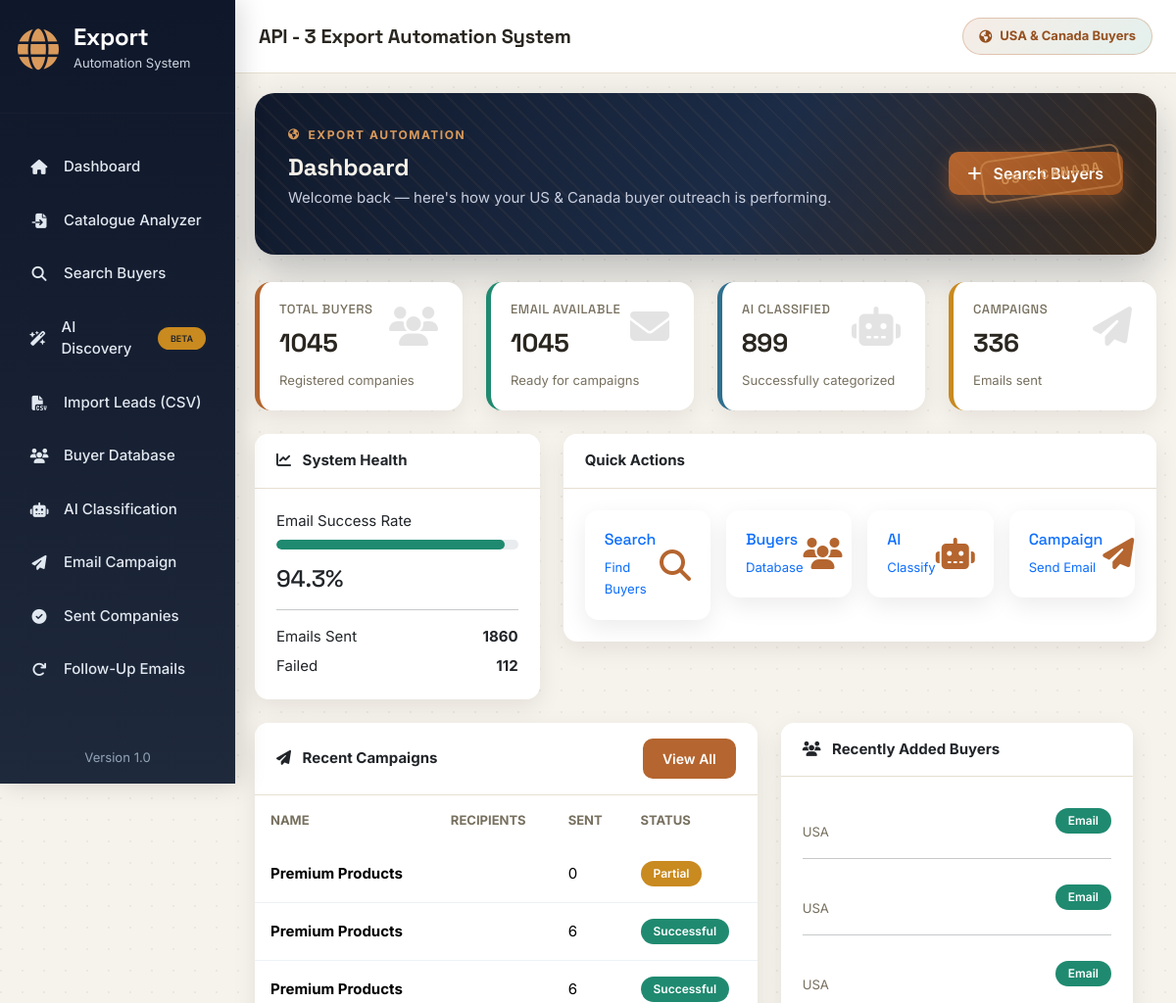
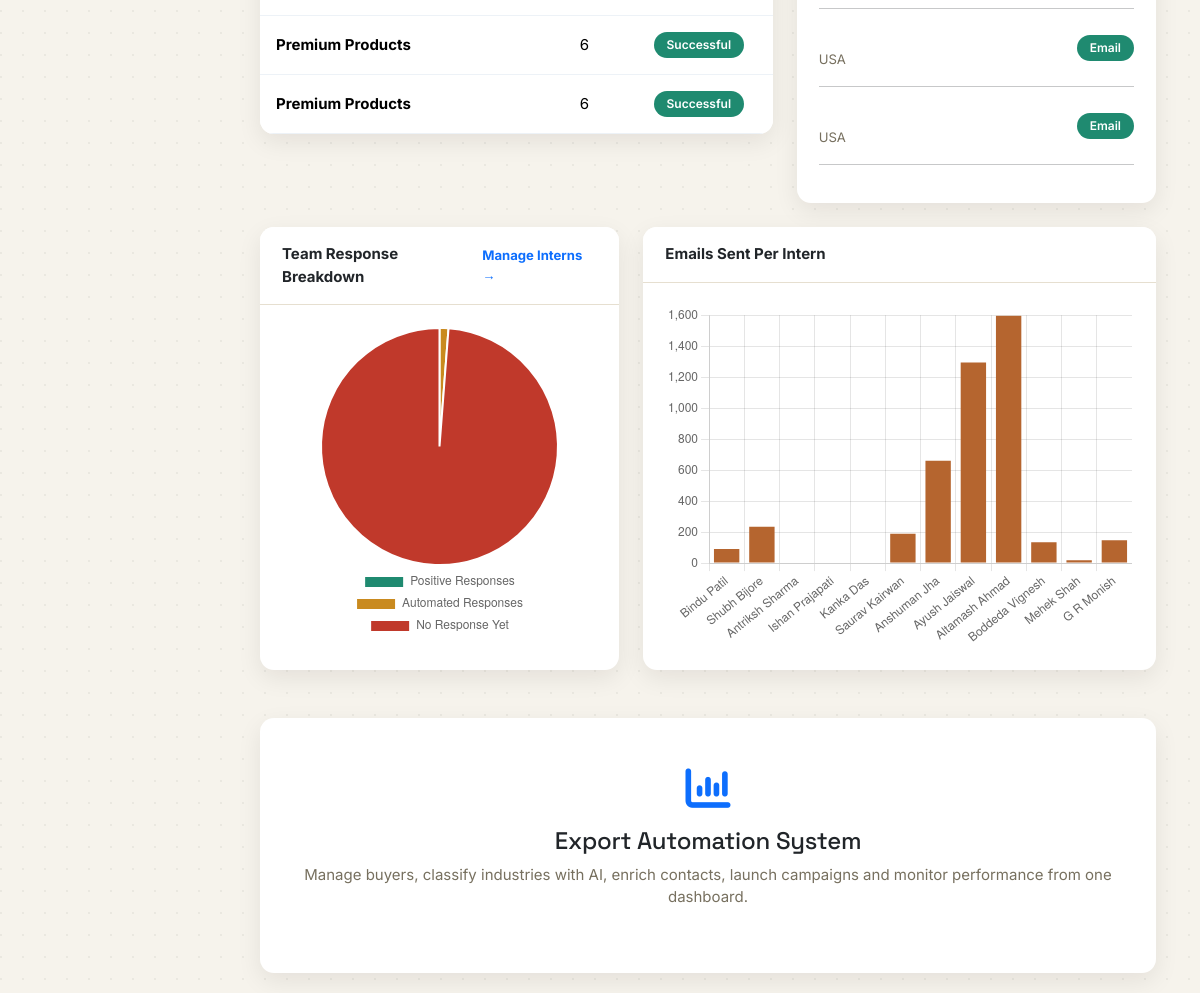
/dashboard, run on the app's committed database (2 pictures, top to bottom).
### app/models.py (models this page shows)
class Campaign(db.Model):
    __tablename__ = "campaigns"
    id = db.Column(db.Integer, primary_key=True)
    campaign_name = db.Column(db.String(150), nullable=False)
    subject = db.Column(db.String(255), nullable=False)
    body = db.Column(db.Text, nullable=False)
    recipients = db.Column(db.Integer, default=0)
    sent = db.Column(db.Integer, default=0)
    failed = db.Column(db.Integer, default=0)
    created_at = db.Column(
        db.DateTime,
        default=datetime.utcnow
    )

class Buyer(db.Model):
    __tablename__ = "buyers"
    id = db.Column(db.Integer, primary_key=True)
    company = db.Column(db.String(200), nullable=False)
    buyer_name = db.Column(db.String(200))
    email = db.Column(db.String(255))
    website = db.Column(db.String(300), unique=True)
    snippet = db.Column(db.Text)
    country = db.Column(db.String(100))
    state = db.Column(db.String(50))
    phone = db.Column(db.String(100))
    source = db.Column(db.String(100))
    category = db.Column(db.String(100), default="Unknown")
    status = db.Column(db.String(50), default="New")
    lead_score = db.Column(db.Integer)
    outreach_priority = db.Column(db.String(20))
    lead_score_reasons = db.Column(db.Text)
    product_match_percent = db.Column(db.Integer)
    relevant_categories = db.Column(db.String(500))
    style_estimate = db.Column(db.String(150))
    positioning_estimate = db.Column(db.String(100))
    recommended_products = db.Column(db.Text)
    decision_maker_name = db.Column(db.String(150))
    decision_maker_title = db.Column(db.String(150))
    email_domain_verified = db.Column(db.Boolean)
    email_live_verified = db.Column(db.Boolean)
    country_confirmed = db.Column(db.Boolean)
    analyzed_at = db.Column(db.DateTime)
    pipeline_stage = db.Column(db.String(50), default="Discovered")
    needs_follow_up = db.Column(db.Boolean, default=False)
    created_at = db.Column(
        db.DateTime,
        default=datetime.utcnow
    )

### app/routes/dashboard.py (the view)
@dashboard_bp.route("/")
@dashboard_bp.route("/dashboard")
def dashboard():
    data = DashboardService().get_dashboard_data()
    return render_template(
        "dashboard.html",
        total_buyers=data.get("total_buyers", 0),
        email_buyers=data.get("email_buyers", 0),
        classified_buyers=data.get("classified_buyers", 0),
        total_campaigns=data.get("total_campaigns", 0),
        total_sent=data.get("total_sent", 0),
        total_failed=data.get("total_failed", 0),
        success_rate=data.get("success_rate", 0),
        recent_campaigns=data.get("recent_campaigns", []),
        recent_buyers=data.get("recent_buyers", []),
        intern_totals=data.get("intern_totals", {}),
        intern_chart_data=data.get("intern_chart_data", {}),
    )

### app/templates/dashboard.html (shortened to what this page needs)
{% extends "base.html" %}
{% block content %}
<div class="fade-up">
    <div class="hero-banner d-flex justify-content-between align-items-center">
        <div>
            <div class="hero-eyebrow">
                <i class="fa-solid fa-earth-americas"></i>
                Export Automation
            </div>
            <h2>
                Dashboard
            </h2>
            <p>
                Welcome back — here's how your US & Canada buyer outreach is performing.
            </p>
        </div>
        <div>
            <a href="/search" class="btn btn-primary">
                <i class="fa-solid fa-plus me-2"></i>
                Search Buyers
            </a>
        </div>
        <div class="hero-stamp">
            US & Canada
        </div>
    </div>
    <div class="row g-4">
        <div class="col-xl-3 col-md-6">
            <div class="stats-card stats-primary">
                <i class="fa-solid fa-users"></i>
                <h6>Total Buyers</h6>
                <h2>{{ total_buyers }}</h2>
                <small class="text-muted">
                    Registered companies
                </small>
            </div>
        </div>
        <div class="col-xl-3 col-md-6">
            <div class="stats-card stats-success">
                <i class="fa-solid fa-envelope"></i>
                <h6>Email Available</h6>
                <h2>{{ email_buyers }}</h2>
                <small class="text-muted">
                    Ready for campaigns
                </small>
            </div>
        </div>
        <div class="col-xl-3 col-md-6">
            <div class="stats-card stats-info">
                <i class="fa-solid fa-robot"></i>
                <h6>AI Classified</h6>
                <h2>{{ classified_buyers }}</h2>
                <small class="text-muted">
                    Successfully categorized
                </small>
            </div>
        </div>
        <div class="col-xl-3 col-md-6">
            <div class="stats-card stats-warning">
                <i class="fa-solid fa-paper-plane"></i>
                <h6>Campaigns</h6>
                <h2>{{ total_campaigns }}</h2>
                <small class="text-muted">
                    Emails sent
                </small>
            </div>
        </div>
    </div>
<div class="row mt-4">
    <div class="col-lg-4">
        <div class="card">
            <div class="card-header">
                <i class="fa-solid fa-chart-line me-2"></i>
                System Health
            </div>
            <div class="card-body">
                <p class="mb-2">
                    Email Success Rate
                </p>
                <div class="progress mb-3">
                    <div
                        id="progressBar"
                        class="progress-bar bg-success">
                    </div>
                </div>
                <h4>
                    {{ success_rate }}%
                </h4>
                <hr>
                <div class="d-flex justify-content-between">
                    <span>Emails Sent</span>
                    <strong>{{ total_sent }}</strong>
                </div>
                <div class="d-flex justify-content-between mt-2">
                    <span>Failed</span>
                    <strong>{{ total_failed }}</strong>
                </div>
            </div>
        </div>
    </div>
    <div class="col-lg-8">
        <div class="card">
            <div class="card-header">
                Quick Actions
            </div>
            <div class="card-body">
                <div class="row g-3">
                    <div class="col-md-3">
                        <a href="/search" class="quick-action">
                            <div>
                                <h6>
                                    Search
                                </h6>
                                <small>
                                    Find Buyers
                                </small>
                            </div>
                            <i class="fa-solid fa-magnifying-glass"></i>
                        </a>
                    </div>
                    <div class="col-md-3">
                        <a href="/buyers" class="quick-action">
                            <div>
                                <h6>
                                    Buyers
                                </h6>
                                <small>
                                    Database
                                </small>
                            </div>
                            <i class="fa-solid fa-users"></i>
                        </a>
                    </div>
                    <div class="col-md-3">
                        <a href="/classify" class="quick-action">
                            <div>
                                <h6>
                                    AI
                                </h6>
                                <small>
                                    Classify
                                </small>
                            </div>
                            <i class="fa-solid fa-robot"></i>
                        </a>
                    </div>
                    <div class="col-md-3">
                        <a href="/campaign" class="quick-action">
                            <div>
                                <h6>
                                    Campaign
                                </h6>
                                <small>
                                    Send Email
                                </small>
                            </div>
                            <i class="fa-solid fa-paper-plane"></i>
                        </a>
                    </div>
                </div>
            </div>
        </div>
    </div>
<div class="row mt-4">
    <div class="col-lg-7">
        <div class="card">
            <div class="card-header d-flex justify-content-between align-items-center">
                <span>
                    <i class="fa-solid fa-paper-plane me-2"></i>
                    Recent Campaigns
                </span>
                <a href="/sent-companies" class="btn btn-sm btn-primary">
                    View All
                </a>
            </div>
            <div class="card-body p-0">
                <div class="table-responsive">
                    <table class="table">
                        <thead>
                            <tr>
                                <th>Name</th>
                                <th>Recipients</th>
                                <th>Sent</th>
                                <th>Status</th>
                            </tr>
                        </thead>
                        <tbody>
                        {% for campaign in recent_campaigns %}
                            <tr>
                                <td>
                                    <strong>
                                        {{ campaign.campaign_name }}
                                    </strong>
                                </td>
                                <td>
                                </td>
                                <td>
                                    {{ campaign.sent }}
                                </td>
                                <td>
                                    {% if campaign.failed == 0 %}
                                    <span class="badge bg-success">
                                        Successful
                                    </span>
                                    {% else %}
                                    <span class="badge bg-warning">
                                        Partial
                                    </span>
                                    {% endif %}
                                </td>
                            </tr>
                        {% else %}
                            <tr>
                                <td colspan="4" class="text-center py-4">
                                    No campaigns found.
                                </td>
                            </tr>
                        {% endfor %}
                        </tbody>
                    </table>
                </div>
            </div>
        </div>
    </div>
    <div class="col-lg-5">
        <div class="card">
            <div class="card-header">
                <i class="fa-solid fa-users me-2"></i>
                Recently Added Buyers
            </div>
            <div class="card-body">
                {% for buyer in recent_buyers %}
                <div class="d-flex justify-content-between align-items-center mb-3">
                    <div>
                        <br>
                        <small class="text-muted">
                            {{ buyer.country }}
                        </small>
                    </div>
                    <div>
                        {% if buyer.email %}
                        <span class="badge bg-success">
                            Email
                        </span>
                        {% else %}
                        <span class="badge bg-danger">
                            No Email
                        </span>
                        {% endif %}
                    </div>
                </div>
                <hr>
                {% else %}
                <p class="text-center">
                    No buyers found.
                </p>
                {% endfor %}
            </div>
        </div>
    </div>
</div>
{% if intern_chart_data.names %}
<div class="row mt-4">
    <div class="col-lg-5 mb-4">
        <div class="card h-100">
            <div class="card-header d-flex justify-content-between align-items-center">
                <span>Team Response Breakdown</span>
                <a href="/team" class="small">Manage Interns &rarr;</a>
            </div>
            <div class="card-body">
                <canvas id="internPieChart" height="220"></canvas>
            </div>
        </div>
    </div>
    <div class="col-lg-7 mb-4">
        <div class="card h-100">
            <div class="card-header">
                Emails Sent Per Intern
            </div>
            <div class="card-body">
                <canvas id="internBarChart" height="220"></canvas>
            </div>
        </div>
    </div>
</div>
<script>
    (function () {
        const names = {{ intern_chart_data.names | tojson }};
        const emailsSent = {{ intern_chart_data.emails_sent | tojson }};
        const automated = {{ intern_chart_data.automated_responses | tojson }};
        const positive = {{ intern_chart_data.positive_responses | tojson }};
        const totalEmails = emailsSent.reduce((a, b) => a + b, 0);
        const totalAutomated = automated.reduce((a, b) => a + b, 0);
        const totalPositive = positive.reduce((a, b) => a + b, 0);
        const totalNoResponse = Math.max(totalEmails - totalAutomated - totalPositive, 0);
        const pieCtx = document.getElementById("internPieChart");
        if (pieCtx) {
            new Chart(pieCtx, {
                type: "pie",
                data: {
                    labels: ["Positive Responses", "Automated Responses", "No Response Yet"],
                    datasets: [{
                        data: [totalPositive, totalAutomated, totalNoResponse],
                        backgroundColor: ["#1f8a70", "#c98a1f", "#c0392b"]
                    }]
                },
                options: {
                    plugins: { legend: { position: "bottom" } }
                }
            });
        }
        const barCtx = document.getElementById("internBarChart");
        if (barCtx) {
            new Chart(barCtx, {
                type: "bar",
                data: {
                    labels: names,
                    datasets: [{
                        label: "Emails Sent",
                        data: emailsSent,
                        backgroundColor: "#b5652f"
                    }]
                },
                options: {
                    scales: { y: { beginAtZero: true } },
                    plugins: { legend: { display: false } }
                }
            });
        }
    })();
</script>
{% endif %}
<div class="row mt-4">
    <div class="col-12">
        <div class="card">
            <div class="card-body text-center py-5">
                <i class="fa-solid fa-chart-column fa-3x text-primary mb-3"></i>
                <h4>
                    Export Automation System
                </h4>
                <p class="text-muted">
                    Manage buyers, classify industries with AI, enrich contacts,
                    launch campaigns and monitor performance from one dashboard.
                </p>
            </div>
        </div>
    </div>
</div>
</div>
{% endblock %}

### data on the page
Campaign: campaign_name "Premium Products", sent "0", failed "Partial"
Campaign: campaign_name "Premium Products", sent "6", failed "Successful"
Campaign: campaign_name "Premium Products", sent "6", failed "Successful"
Campaign: campaign_name "Premium Products", sent "6", failed "Successful"
Campaign: campaign_name "Premium Products", sent "6", failed "Successful"
Buyer: country "USA", shows "Email"
Buyer: country "USA", shows "Email"
Buyer: country "USA", shows "Email"
Buyer: country "USA", shows "Email"
Buyer: country "USA", shows "Email"

### other printed values
{{ total_buyers }} "1045"
{{ email_buyers }} "1045"
{{ classified_buyers }} "899"
{{ total_campaigns }} "336"
{{ success_rate }} "94.3"
{{ total_sent }} "1860"
{{ total_failed }} "112"
chart data {{ intern_chart_data.names | tojson }} ["Bindu Patil", "Shubh Bijore", "Antriksh Sharma", "Ishan Prajapati", "Kanka Das", "Saurav Kairwan", "Anshuman Jha", "Ayush Jaiswal", "Altamash Ahmad", "Boddeda Vignesh", "Mehek Shah", "G R Monish"]
chart data {{ intern_chart_data.emails_sent | tojson }} [91, 235, 0, 0, 0, 190, 660, 1294, 1596, 134, 19, 147]
chart data {{ intern_chart_data.automated_responses | tojson }} [0, 5, 0, 0, 0, 1, 11, 4, 18, 4, 0, 10]
chart data {{ intern_chart_data.positive_responses | tojson }} [0, 0, 0, 0, 0, 0, 0, 0, 0, 0, 0, 0]
